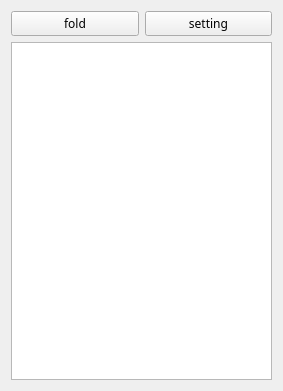
<?xml version="1.0" encoding="UTF-8"?>
<ui version="4.0">
 <class>SideLogWidget</class>
 <widget class="QWidget" name="SideLogWidget">
  <property name="geometry">
   <rect>
    <x>0</x>
    <y>0</y>
    <width>283</width>
    <height>391</height>
   </rect>
  </property>
  <property name="sizePolicy">
   <sizepolicy hsizetype="Expanding" vsizetype="Expanding">
    <horstretch>0</horstretch>
    <verstretch>0</verstretch>
   </sizepolicy>
  </property>
  <property name="font">
   <font>
    <family>宋体</family>
   </font>
  </property>
  <property name="mouseTracking">
   <bool>false</bool>
  </property>
  <property name="windowTitle">
   <string>SideLogWidget</string>
  </property>
  <layout class="QHBoxLayout" name="horizontalLayout">
   <item>
    <layout class="QGridLayout" name="gridLayout">
     <item row="1" column="0">
      <layout class="QVBoxLayout" name="log_layout">
       <item>
        <widget class="QTextEdit" name="log_text"/>
       </item>
      </layout>
     </item>
     <item row="0" column="0">
      <layout class="QHBoxLayout" name="horizontalLayout_2">
       <item>
        <widget class="QPushButton" name="fold">
         <property name="text">
          <string>fold</string>
         </property>
        </widget>
       </item>
       <item>
        <widget class="QPushButton" name="setting">
         <property name="text">
          <string>setting</string>
         </property>
        </widget>
       </item>
      </layout>
     </item>
    </layout>
   </item>
  </layout>
 </widget>
 <resources/>
 <connections/>
</ui>
